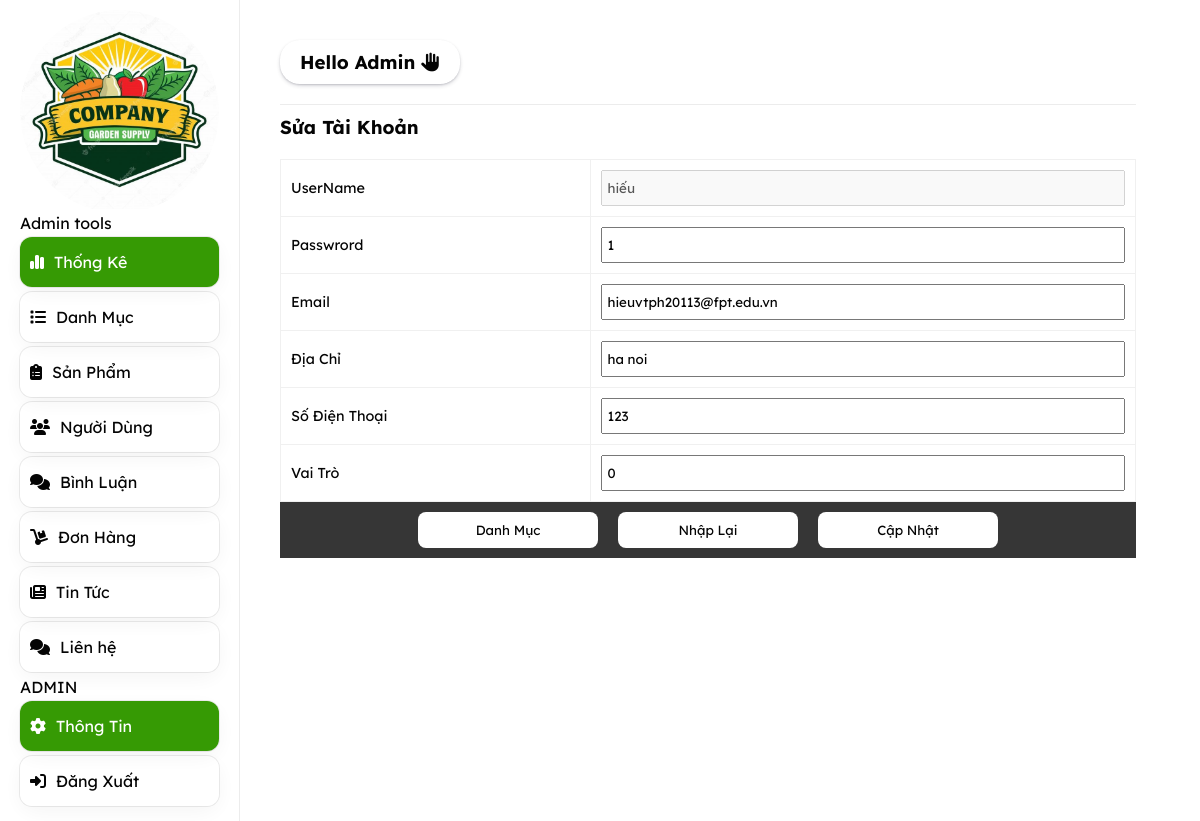
Page /admin/index.php?act=suatk&id=1 on the committed database.
### tables this page shows
CREATE TABLE `user` (
  `id` int(11) NOT NULL,
  `name` varchar(255) NOT NULL,
  `password` varchar(255) NOT NULL,
  `email` varchar(255) NOT NULL,
  `image` varchar(255) NOT NULL,
  `tel` int(11) NOT NULL,
  `address` text NOT NULL,
  `role` tinyint(4) NOT NULL DEFAULT 0
);

### model/pdo.php (called while the page is built, shortened)
<?php
function pdo_get_connection(){
    $dburl = "mysql:host=localhost;dbname=duan1;charset=utf8";
    $username = 'root';
    $password = '';
    $conn = new PDO($dburl, $username, $password);
    $conn->setAttribute(PDO::ATTR_ERRMODE, PDO::ERRMODE_EXCEPTION);
    return $conn;
}
function pdo_query_one($sql){
    $sql_args = array_slice(func_get_args(), 1);
    try{
        $conn = pdo_get_connection();
        $stmt = $conn->prepare($sql);
        $stmt->execute($sql_args);
        $row = $stmt->fetch(PDO::FETCH_ASSOC);
        return $row;
    }
    catch(PDOException $e){
        throw $e;
    }
    finally{
        unset($conn);
    }
}

### model/taikhoan.php (called while the page is built, shortened)
<?php
    function loadone_tk($id){
        $sql = "select * from user where id=".$id;
        $tk = pdo_query_one($sql);
        return $tk;
    }
?>

### admin/taikhoan/update.php (the view, shortened to what this page needs)
<?php
    if(is_array($tk)){
        extract($tk);
        $name_not_fix = $name;
    }
?>
<!DOCTYPE html>
<html lang="en">
<head>
    <link rel="stylesheet" href="../public/css/style.css">
</head>
<body>
        <h3 style="margin-top: 10px;">Sửa Tài Khoản</h3>
    <form method="POST" class="formadd" action="index.php?act=updatetk">
        <table class="add">
            <tr>
                <td>UserName</td>
                <td>
                    <input type="text" value="<?=$name_not_fix?>" name="namenotfix" disabled />
                </td>
            </tr>
            <tr>
                <td>Passwrord</td>
                <td>
                    <input type="pass" value="<?=$password?>" name="password" />
                </td>
            </tr>
            <tr>
                <td>Email</td>
                <td>
                    <input type="email" name="email" value="<?=$email?>" />
                </td>
            </tr>
            <tr>
                <td>Địa Chỉ</td>
                <td>
                    <input type="text" name="address" value="<?=$address?>" />
                </td>
            </tr>
            <tr>
                <td>Số Điện Thoại</td>
                <td>
                    <input type="text" name="tel" value="<?=$tel?>">
                </td>
            </tr>
            <tr>
                <td>Vai Trò</td>
                <td>
                <input type="number" min="0" max="1" name="role" value="<?=$role?>">
                </td>
            </tr>
        </table>
        <div class="table-btn">
            <a href="index.php?act=tk"><input type="button" value="Danh Mục"></a>
            <input type="reset" value="Nhập Lại">
            <input type="submit" name="update" value="Cập Nhật"></a>
        </div>
    </form>
    </div>
</body>
</html>

### public/css/style.css (style rules this page uses)
.table-btn { width: 100%; padding: 10px; display: flex; justify-content: center; background-color: #333333; }
.table-btn input[type=button], .table-btn input[type=submit], .table-btn input[type=reset] { border: none; padding: 10px; margin: 0px 10px; border-radius: 8px; min-width: 180px; background-color: #ffff; transition: .5s; }
a { text-decoration: none; }
table { text-align: justify; width: 100%; margin-top: 20px; border-collapse: collapse; overflow: hidden; }
.add input, textarea { outline: none; width: 100%; padding: 8px 4px; }
table tr { transition: .1s; }
table tr td { font-size: .9em; min-height: 50px; min-width: 70px; margin-bottom: 2px; padding: 10px; border: 1px solid #F0F0F0; }
* { padding: 0; margin: 0; box-sizing: border-box; font-family: fontAdmin; }

### rows in the picture
user: namenotfix "hiếu", password "1", email "hieuvtph20113@fpt.edu.vn", address "ha noi", tel "123", role "0"
